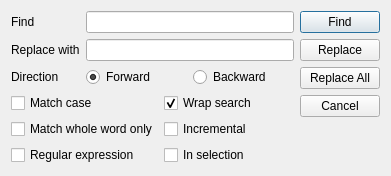
<?xml version="1.0" encoding="UTF-8"?>
<ui version="4.0">
 <class>FindReplaceDialog</class>
 <widget class="QDialog" name="FindReplaceDialog">
  <property name="geometry">
   <rect>
    <x>0</x>
    <y>0</y>
    <width>391</width>
    <height>166</height>
   </rect>
  </property>
  <property name="windowTitle">
   <string>Dialog</string>
  </property>
  <layout class="QHBoxLayout" name="horizontalLayout" stretch="1,0">
   <item>
    <layout class="QVBoxLayout" name="mainVerticalLayout">
     <item>
      <layout class="QGridLayout" name="findGridLayout" columnstretch="0,1,1">
       <item row="0" column="0">
        <widget class="QLabel" name="findLabel">
         <property name="text">
          <string>Find</string>
         </property>
        </widget>
       </item>
       <item row="0" column="1" colspan="2">
        <widget class="QLineEdit" name="findLindEdit"/>
       </item>
       <item row="1" column="0">
        <widget class="QLabel" name="replaceLabel">
         <property name="text">
          <string>Replace with</string>
         </property>
        </widget>
       </item>
       <item row="1" column="1" colspan="2">
        <widget class="QLineEdit" name="replaceLineEdit"/>
       </item>
       <item row="2" column="0">
        <widget class="QLabel" name="directonLabel">
         <property name="text">
          <string>Direction</string>
         </property>
        </widget>
       </item>
       <item row="2" column="1">
        <widget class="QRadioButton" name="forwardRadioButton">
         <property name="text">
          <string>Forward</string>
         </property>
         <property name="checked">
          <bool>true</bool>
         </property>
        </widget>
       </item>
       <item row="2" column="2">
        <widget class="QRadioButton" name="backwardRadioButton">
         <property name="text">
          <string>Backward</string>
         </property>
        </widget>
       </item>
      </layout>
     </item>
     <item>
      <layout class="QGridLayout" name="checkBoxesGridLayout">
       <item row="0" column="0">
        <widget class="QCheckBox" name="matchCaseCheckBox">
         <property name="text">
          <string>Match case</string>
         </property>
        </widget>
       </item>
       <item row="0" column="1">
        <widget class="QCheckBox" name="wraSearchCheckBox">
         <property name="text">
          <string>Wrap search</string>
         </property>
         <property name="checked">
          <bool>true</bool>
         </property>
        </widget>
       </item>
       <item row="1" column="0">
        <widget class="QCheckBox" name="matchWordCheckBox">
         <property name="text">
          <string>Match whole word only</string>
         </property>
        </widget>
       </item>
       <item row="1" column="1">
        <widget class="QCheckBox" name="incrementalCheckBox">
         <property name="text">
          <string>Incremental</string>
         </property>
        </widget>
       </item>
       <item row="2" column="0">
        <widget class="QCheckBox" name="regularExpressionCheckBox">
         <property name="text">
          <string>Regular expression</string>
         </property>
        </widget>
       </item>
       <item row="2" column="1">
        <widget class="QCheckBox" name="inSelectionCheckBox">
         <property name="text">
          <string>In selection</string>
         </property>
        </widget>
       </item>
      </layout>
     </item>
     <item>
      <spacer name="bottomverticalSpacer">
       <property name="orientation">
        <enum>Qt::Vertical</enum>
       </property>
       <property name="sizeHint" stdset="0">
        <size>
         <width>20</width>
         <height>40</height>
        </size>
       </property>
      </spacer>
     </item>
    </layout>
   </item>
   <item>
    <layout class="QVBoxLayout" name="buttonsVerticalLayout">
     <item>
      <widget class="QPushButton" name="findPushButton">
       <property name="text">
        <string>Find</string>
       </property>
      </widget>
     </item>
     <item>
      <widget class="QPushButton" name="replacePushButton">
       <property name="text">
        <string>Replace</string>
       </property>
      </widget>
     </item>
     <item>
      <widget class="QPushButton" name="replaceAllPushButton">
       <property name="text">
        <string>Replace All</string>
       </property>
      </widget>
     </item>
     <item>
      <widget class="QPushButton" name="cancelButton">
       <property name="text">
        <string>Cancel</string>
       </property>
      </widget>
     </item>
     <item>
      <spacer name="buttontsVerticalSpacer">
       <property name="orientation">
        <enum>Qt::Vertical</enum>
       </property>
       <property name="sizeHint" stdset="0">
        <size>
         <width>20</width>
         <height>40</height>
        </size>
       </property>
      </spacer>
     </item>
    </layout>
   </item>
  </layout>
 </widget>
 <resources/>
 <connections/>
</ui>
